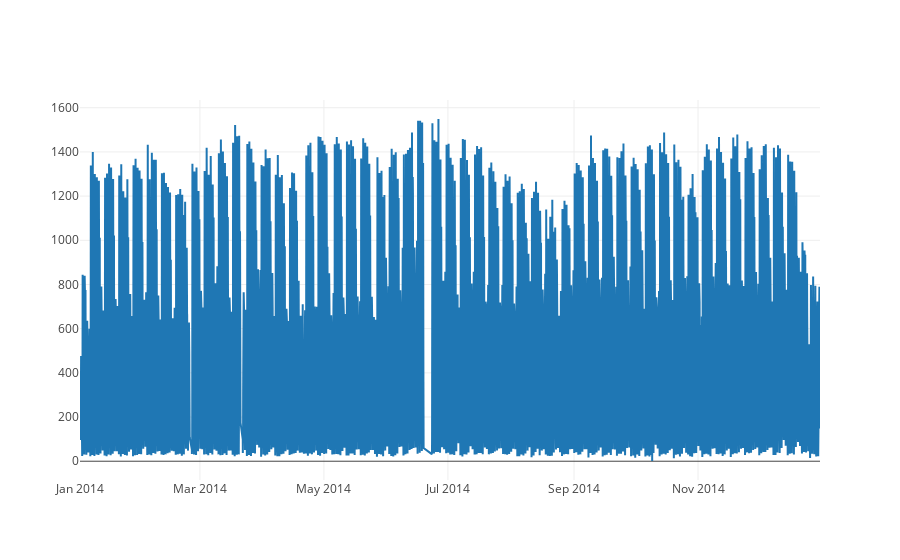

Notebook cell for this chart:
### Markdown cell above
### One year

### Code cell
year_start = '2014-01-01'
year_end = '2014-012-31'
one_year = df[(df.StartTime >= year_start) & (df.StartTime <= year_end)]
plot_data = [go.Scatter(x=one_year.StartTime, y=one_year.TotalFlow)]
plotly.offline.iplot(plot_data)

#daily_flow = df.groupby('Date')['TotalFlow'].sum()
#one_year_daily_flow = daily_flow[(daily_flow.index >= year_start) & (daily_flow.index <= year_end)]
#plot_data = [go.Scatter(x=one_year_daily_flow.index, y=one_year_daily_flow)]
#plotly.offline.iplot(plot_data)

### Figure 1 — Plotly figure (JSON) as saved in the notebook; plotly's stock layout.template omitted (floating-point values rounded to 4 significant figures; data arrays with more than 128 entries replaced by an {"elided": "..."} marker saying what was removed)
{"data": [{"type": "scatter", "x": {"elided": "8591 str values"}, "y": {"elided": "8591 int values"}}], "layout": {}}
